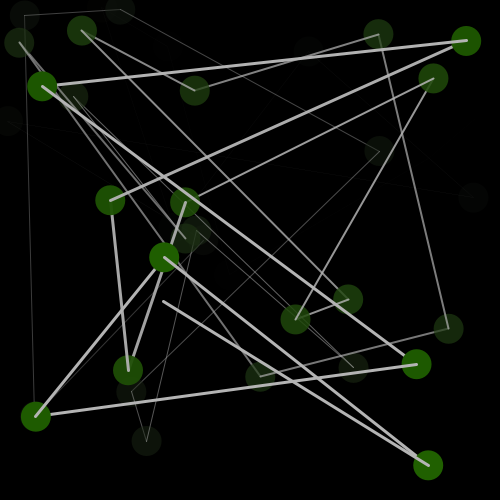
Frame 1 (no input)
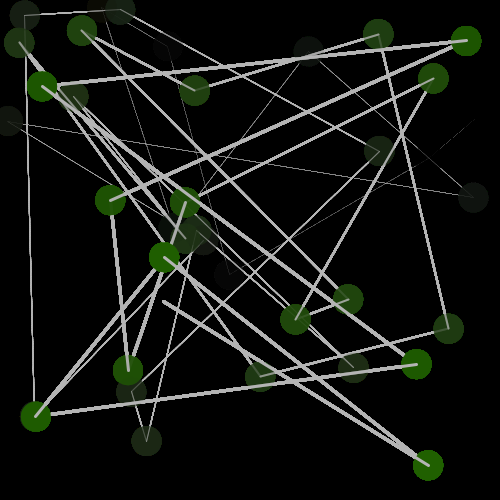
Frame 60 (the mouse pressed at the canvas centre just before this capture)
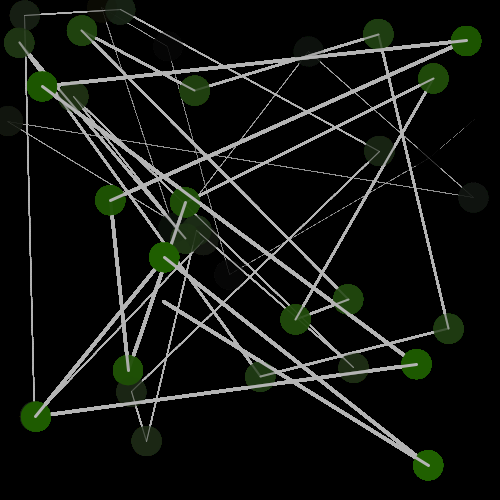
Frame 120 (the mouse held since frame 60 and released just before this capture)

The Processing sketch that drew these frames (run headless with seeded random() and noise(); from frame 60 on, the mouse is pressed at the canvas centre):

// Processing sketch: processing_66396
// ── processing_66396.pde

float [] Hx = new float [40];
float [] Hy = new float [40];
void setup(){
  size(500,500);
  background(0);
  smooth();
  colorMode(HSB,360,100,100,100);
  
 for (int i=0;i<Hx.length;i++){
   Hx[i]=random(500);
   Hy[i]=random(500);
  
 }
}

void draw(){
   for  (int i=0;i<Hx.length;i++){
     if(i<39){
        fill(100,i*3,i,i*3);
   noStroke();
   ellipse (Hx[i],Hy[i],30,30);
         stroke(255,i*3);
  strokeWeight(i/10);
  line(Hx[i],Hy[i],Hx[i+1],Hy[i+1]);
  }
  }
}
